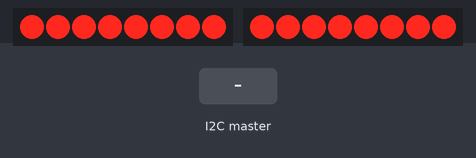
Bench run of a sketch on a simulated Arduino Uno, built with avr-gcc and run on an emulated ATmega328P. On the bench: 2 × 8 shift-register outputs drawn as a row of LEDs (first output left, lit = HIGH). Wiring (inferred from the names in the program): 2 × shift register (74HC595): data pin 4, shift clock pin 2, latch pin 11 / data pin 12, shift clock pin 10, latch pin 3. Wiring (inferred from the signals the program sends): 2 × row of LEDs: on Q0, Q1, Q2, Q3, Q4, Q5, Q6, Q7 / on Q0, Q1, Q2, Q3, Q4, Q5, Q6, Q7. The test bench sets the inputs (shaded band). What the sketch prints to the serial monitor is not drawn.

Above: at 1.3 s.
1.4 s: the I2C master sends "A"
At 1.9 s:
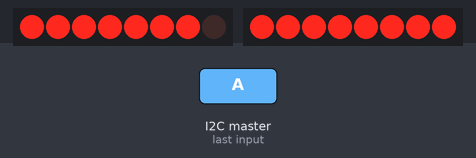
At 6.0 s:
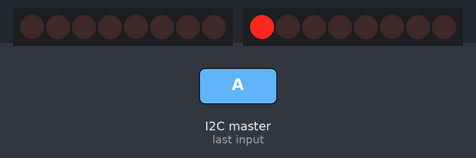
Timing chart, 0 to 32.0 s (numbered marks = the images above; inputs shaded):
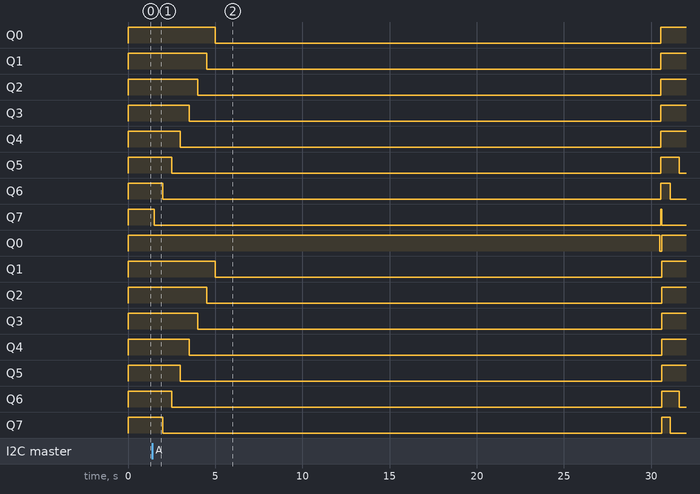

Measured:
- after the input at 1.4 s, Q0, Q1: HIGH → LOW after 3.6 s, → HIGH 25.6 s later; Q1, Q2: HIGH → LOW after 3.1 s, → HIGH 26.1 s later; Q2, Q3: HIGH → LOW after 2.6 s, → HIGH 26.6 s later; Q3, Q4: HIGH → LOW after 2.1 s, → HIGH 27.1 s later; Q4, Q5: HIGH → LOW after 1.6 s, → HIGH 27.6 s later

The sketch:

street_slave3.ino
```cpp
//slave3
#include <Wire.h>


#define SLAVE 3

byte count = 0;
char temp;
//신호등 모듈 무조건 왼쪽부터


//LED1
int latchPin1 = 3;
int clockPin1 = 2;
int dataPin1 = 4;
byte leds1 = 0;

//LED2
int latchPin2 = 11;
int clockPin2 = 10;
int dataPin2 = 12;
byte leds2 = 0;


void setup() {

  Serial.begin(9600);
  Serial.println("Hello!");

  // Wire 라이브러리 초기화
  // 슬레이브로 참여하기 위해서는 주소를 지정해야 한다.
  Wire.begin(SLAVE);
  Wire.onReceive(receiveFromMaster);
  // 마스터의 데이터 전송 요구가 있을 때 처리할 함수 등록
  Wire.onRequest(sendToMaster);


  //LED를 위한 IC 세팅
  pinMode(latchPin1, OUTPUT);
  pinMode(dataPin1, OUTPUT);
  pinMode(clockPin1, OUTPUT);
  pinMode(latchPin2, OUTPUT);
  pinMode(dataPin2, OUTPUT);
  pinMode(clockPin2, OUTPUT);

  redLight();

}

void loop() {

  // 'O' 요청이 들어오면 녹색불 점등
  if (temp == 'A') {
    greenLight();
    delay(25000);
  }
  else if (temp == 'B') {
    greenLight();
    delay(18000);
  }
   else if (temp == 'X') {
   redLight();
  }


}
//I2C 통신
void receiveFromMaster(int bytes) {
  char ch[2];
  for (int i = 0 ; i < bytes ; i++) {
    // 수신 버퍼 읽기
    ch[i] = Wire.read();
  }
  temp = ch[0];
}
void sendToMaster() {
  // 자신의 슬레이브 주소를 담은 메세지를 마스터에게 보냅니다. 슬레이브 주소에 맞게 수정해야 합니다.
  Wire.write("Street Traffic");
}

//IC
void updateShiftRegister1() {
  //왼쪽 IC
  digitalWrite(latchPin1, LOW);
  shiftOut(dataPin1, clockPin1, LSBFIRST, leds1);
  digitalWrite(latchPin1, HIGH);
}
void updateShiftRegister2() {
  //오른쪽 IC
  digitalWrite(latchPin2, LOW);
  shiftOut(dataPin2, clockPin2, LSBFIRST, leds2);
  digitalWrite(latchPin2, HIGH);
}

void initShiftRegister1() {
  leds1 = 0;
  updateShiftRegister1();
  delay(50);
}
void initShiftRegister2() {
  leds2 = 0;
  updateShiftRegister2();
  delay(50);
}


void greenLight() {

  initShiftRegister1();
  initShiftRegister2();
  for (int i = 0; i < 8; i++)  {
    bitSet(leds1, i);
    updateShiftRegister1();
    bitSet(leds2, i);
    updateShiftRegister2();
    delay(500);
  }
}


void redLight() {
  initShiftRegister1();
  initShiftRegister2();
}
```
